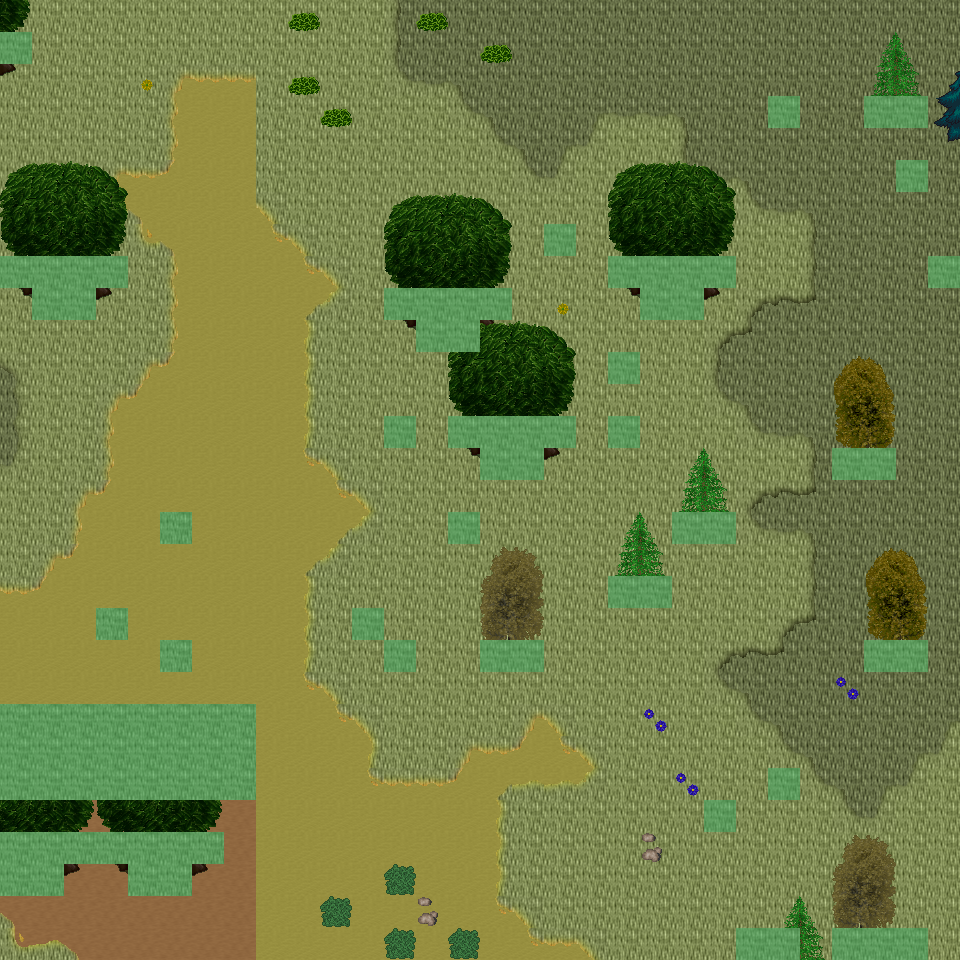

Below is a game level as drawn by its tile map, then a one-line description and the .tmx that defines it (tile-layer data replaced by summaries):
An orthogonal 30x30 tile map with 32x32 px tiles, 6 tile layers (Ground, Object, Object2, Above, ...), 45 tilesets and 9 objects (9x mapExit).

<map version="1.0" orientation="orthogonal" renderorder="right-down" width="30" height="30" tilewidth="32" tileheight="32" nextobjectid="10">
  <tileset firstgid="1" name="tileset_ground_ground" tilewidth="32" tileheight="32" tilecount="33" columns="3">
    <image source="../drawable/tileset_ground_ground.png" width="96" height="352" />
  </tileset>
  <tileset firstgid="34" name="tileset_ground_ridge_earth_dark" tilewidth="32" tileheight="32" tilecount="96" columns="12">
    <image source="../drawable/tileset_ground_ridge_earth_dark.png" width="384" height="256" />
  </tileset>
  <tileset firstgid="130" name="tileset_plant_grasses" tilewidth="32" tileheight="32" tilecount="6" columns="3">
    <image source="../drawable/tileset_plant_grasses.png" width="96" height="64" />
  </tileset>
  <tileset firstgid="136" name="tileset_ground_ladder_vertical_dark" tilewidth="32" tileheight="32" tilecount="3" columns="3">
    <image source="../drawable/tileset_ground_ladder_vertical_dark.png" width="96" height="32" />
  </tileset>
  <tileset firstgid="139" name="tileset_logic_collision" tilewidth="32" tileheight="32" tilecount="1" columns="1">
    <image source="../drawable/tileset_logic_collision.png" width="32" height="32" />
  </tileset>
  <tileset firstgid="140" name="tileset_ground_grass_corners" tilewidth="32" tileheight="32" tilecount="24" columns="6">
    <image source="../drawable/tileset_ground_grass_corners.png" width="192" height="128" />
  </tileset>
  <tileset firstgid="164" name="tileset_ground_earth_edges" tilewidth="32" tileheight="32" tilecount="18" columns="6">
    <image source="../drawable/tileset_ground_earth_edges.png" width="192" height="96" />
  </tileset>
  <tileset firstgid="182" name="tileset_plant_bush_bushes" tilewidth="32" tileheight="32" tilecount="10" columns="5">
    <image source="../drawable/tileset_plant_bush_bushes.png" width="160" height="64" />
  </tileset>
  <tileset firstgid="192" name="tileset_plant_tree_tree_darkgreen" tilewidth="32" tileheight="32" tilecount="88" columns="8">
    <image source="../drawable/tileset_plant_tree_tree_darkgreen.png" width="256" height="352" />
  </tileset>
  <tileset firstgid="280" name="tileset_ground_rock_pebbles" tilewidth="32" tileheight="32" tilecount="3" columns="1">
    <image source="../drawable/tileset_ground_rock_pebbles.png" width="32" height="96" />
  </tileset>
  <tileset firstgid="283" name="tileset_furniture_sink_jacuzzi_dark_side_on" tilewidth="32" tileheight="32" tilecount="36" columns="3">
    <image source="../drawable/tileset_furniture_sink_jacuzzi_dark_side_on.png" width="96" height="384" />
  </tileset>
  <tileset firstgid="319" name="tileset_furniture_chair_bench_iron_extensible" tilewidth="32" tileheight="32" tilecount="16" columns="4">
    <image source="../drawable/tileset_furniture_chair_bench_iron_extensible.png" width="128" height="128" />
  </tileset>
  <tileset firstgid="335" name="tileset_plant_flower_daisy_blue" tilewidth="32" tileheight="32" tilecount="8" columns="2">
    <image source="../drawable/tileset_plant_flower_daisy_blue.png" width="64" height="128" />
  </tileset>
  <tileset firstgid="343" name="tileset_plant_flower_daisy_red" tilewidth="32" tileheight="32" tilecount="8" columns="2">
    <image source="../drawable/tileset_plant_flower_daisy_red.png" width="64" height="128" />
  </tileset>
  <tileset firstgid="351" name="tileset_plant_flower_daisy_white" tilewidth="32" tileheight="32" tilecount="8" columns="2">
    <image source="../drawable/tileset_plant_flower_daisy_white.png" width="64" height="128" />
  </tileset>
  <tileset firstgid="359" name="tileset_plant_flower_daisy_yellow" tilewidth="32" tileheight="32" tilecount="8" columns="2">
    <image source="../drawable/tileset_plant_flower_daisy_yellow.png" width="64" height="128" />
  </tileset>
  <tileset firstgid="367" name="tileset_plant_bush_hedge" tilewidth="32" tileheight="32" tilecount="35" columns="5">
    <image source="../drawable/tileset_plant_bush_hedge.png" width="160" height="224" />
  </tileset>
  <tileset firstgid="402" name="tileset_plant_tree_evergreen" tilewidth="32" tileheight="32" tilecount="36" columns="3">
    <image source="../drawable/tileset_plant_tree_evergreen.png" width="96" height="384" />
  </tileset>
  <tileset firstgid="438" name="tileset_furniture_light_iron_lamp" tilewidth="32" tileheight="32" tilecount="3" columns="1">
    <image source="../drawable/tileset_furniture_light_iron_lamp.png" width="32" height="96" />
  </tileset>
  <tileset firstgid="441" name="tileset_furniture_light_flames" tilewidth="32" tileheight="32" tilecount="6" columns="6">
    <image source="../drawable/tileset_furniture_light_flames.png" width="192" height="32" />
  </tileset>
  <tileset firstgid="447" name="tileset_item_statue_girl_with_bird" tilewidth="32" tileheight="32" tilecount="12" columns="4">
    <image source="../drawable/tileset_item_statue_girl_with_bird.png" width="128" height="96" />
  </tileset>
  <tileset firstgid="459" name="tileset_object_birds" tilewidth="32" tileheight="32" tilecount="4" columns="2">
    <image source="../drawable/tileset_object_birds.png" width="64" height="64" />
  </tileset>
  <tileset firstgid="463" name="tileset_logic_protection" tilewidth="32" tileheight="32" tilecount="2" columns="2">
    <image source="../drawable/tileset_logic_protection.png" width="64" height="32" />
  </tileset>
  <tileset firstgid="465" name="tileset_plant_tree_spruce" tilewidth="32" tileheight="32" tilecount="6" columns="2">
    <image source="../drawable/tileset_plant_tree_spruce.png" width="64" height="96" />
  </tileset>
  <tileset firstgid="471" name="tileset_plant_tree_taller_trees" tilewidth="32" tileheight="32" tilecount="32" columns="8">
    <image source="../drawable/tileset_plant_tree_taller_trees.png" width="256" height="128" />
  </tileset>
  <tileset firstgid="503" name="tileset_plant_stump_hollow_logs" tilewidth="32" tileheight="32" tilecount="6" columns="3">
    <image source="../drawable/tileset_plant_stump_hollow_logs.png" width="96" height="64" />
  </tileset>
  <tileset firstgid="509" name="tileset_plant_stump_small_stump" tilewidth="32" tileheight="32" tilecount="4" columns="2">
    <image source="../drawable/tileset_plant_stump_small_stump.png" width="64" height="64" />
  </tileset>
  <tileset firstgid="513" name="tileset_ground_grass_2" tilewidth="32" tileheight="32" tilecount="21" columns="3">
    <image source="../drawable/tileset_ground_grass_2.png" width="96" height="224" />
  </tileset>
  <tileset firstgid="534" name="tileset_ground_water_waterfall" tilewidth="32" tileheight="32" tilecount="120" columns="8">
    <image source="../drawable/tileset_ground_water_waterfall.png" width="256" height="480" />
  </tileset>
  <tileset firstgid="654" name="tileset_ground_water_pool_corners" tilewidth="32" tileheight="32" tilecount="72" columns="3">
    <image source="../drawable/tileset_ground_water_pool_corners.png" width="96" height="768" />
  </tileset>
  <tileset firstgid="726" name="tileset_ground_water_pool" tilewidth="32" tileheight="32" tilecount="72" columns="3">
    <image source="../drawable/tileset_ground_water_pool.png" width="96" height="768" />
  </tileset>
  <tileset firstgid="798" name="tileset_plant_vine" tilewidth="32" tileheight="32" tilecount="3" columns="1">
    <image source="../drawable/tileset_plant_vine.png" width="32" height="96" />
  </tileset>
  <tileset firstgid="801" name="tileset_logic_item_fruits" tilewidth="32" tileheight="32" tilecount="16" columns="8">
    <image source="../drawable/tileset_logic_item_fruits.png" width="256" height="64" />
  </tileset>
  <tileset firstgid="817" name="tileset_ground_dry_grass" tilewidth="32" tileheight="32" tilecount="54" columns="9">
    <image source="../drawable/tileset_ground_dry_grass.png" width="288" height="192" />
  </tileset>
  <tileset firstgid="871" name="tileset_light_dim_light_5x5" tilewidth="32" tileheight="32" tilecount="25" columns="5">
    <image source="../drawable/tileset_light_dim_light_5x5.png" width="160" height="160" />
  </tileset>
  <tileset firstgid="896" name="tileset_building_chimney_smoke" tilewidth="32" tileheight="32" tilecount="40" columns="4">
    <image source="../drawable/tileset_building_chimney_smoke.png" width="128" height="320" />
  </tileset>
  <tileset firstgid="936" name="tileset_logic_creature_hybrid" tilewidth="32" tileheight="32" tilecount="16" columns="8">
    <image source="../drawable/tileset_logic_creature_hybrid.png" width="256" height="64" />
  </tileset>
  <tileset firstgid="952" name="tileset_building_huts" tilewidth="32" tileheight="32" tilecount="338" columns="26">
    <image source="../drawable/tileset_building_huts.png" width="832" height="416" />
  </tileset>
  <tileset firstgid="1290" name="tileset_logic_portal" tilewidth="32" tileheight="32" tilecount="24" columns="8">
    <image source="../drawable/tileset_logic_portal.png" width="256" height="96" />
  </tileset>
  <tileset firstgid="1314" name="tileset_plant_bush_leafy" tilewidth="32" tileheight="32" tilecount="48" columns="8">
    <image source="../drawable/tileset_plant_bush_leafy.png" width="256" height="192" />
  </tileset>
  <tileset firstgid="1362" name="tileset_plant_bush_berried" tilewidth="32" tileheight="32" tilecount="60" columns="5">
    <image source="../drawable/tileset_plant_bush_berried.png" width="160" height="384" />
  </tileset>
  <tileset firstgid="1422" name="tileset_plant_bush_flowering" tilewidth="32" tileheight="32" tilecount="72" columns="8">
    <image source="../drawable/tileset_plant_bush_flowering.png" width="256" height="288" />
  </tileset>
  <tileset firstgid="1494" name="tileset_plant_bushes_and_trees" tilewidth="32" tileheight="32" tilecount="144" columns="16">
    <image source="../drawable/tileset_plant_bushes_and_trees.png" width="512" height="289" />
  </tileset>
  <tileset firstgid="1638" name="tileset_plant_bush_bush_pinks" tilewidth="32" tileheight="32" tilecount="4" columns="2">
    <image source="../drawable/tileset_plant_bush_bush_pinks.png" width="64" height="64" />
  </tileset>
  <tileset firstgid="1642" name="tileset_logic_creature_mutant" tilewidth="32" tileheight="32" tilecount="7" columns="7">
    <image source="../drawable/tileset_logic_creature_mutant.png" width="224" height="32" />
  </tileset>
  <layer name="Ground" width="30" height="30">
    <data>[900 cells, 900 non-empty, 4 distinct tile ids]</data>
  </layer>
  <layer name="Object" width="30" height="30">
    <data>[900 cells, 260 non-empty, 51 distinct tile ids]</data>
  </layer>
  <layer name="Object2" width="30" height="30">
    <data>[900 cells, 0 non-empty, 0 distinct tile ids]</data>
  </layer>
  <layer name="Above" width="30" height="30">
    <data>[900 cells, 102 non-empty, 29 distinct tile ids]</data>
  </layer>
  <layer name="Above2" width="30" height="30">
    <data>[900 cells, 23 non-empty, 4 distinct tile ids]</data>
  </layer>
  <layer name="Walkable" width="30" height="30">
    <data>[900 cells, 92 non-empty, 1 distinct tile ids]</data>
  </layer>
  <objectgroup name="MapEvents">
    <object id="1" name="north" type="mapExit" x="0" y="0" width="960" height="32">
      <properties>
        <property name="map" value="level_0_x106_y8" />
        <property name="x" value="0" />
        <property name="y" value="28" />
      </properties>
    </object>
    <object id="2" name="south" type="mapExit" x="0" y="928" width="736" height="32">
      <properties>
        <property name="map" value="level_0_x106_y10" />
        <property name="x" value="0" />
        <property name="y" value="1" />
      </properties>
    </object>
    <object id="3" name="south2" type="mapExit" x="800" y="928" width="32" height="32">
      <properties>
        <property name="map" value="level_0_x106_y10" />
        <property name="x" value="25" />
        <property name="y" value="1" />
      </properties>
    </object>
    <object id="4" name="south3" type="mapExit" x="928" y="928" width="32" height="32">
      <properties>
        <property name="map" value="level_0_x106_y10" />
        <property name="x" value="29" />
        <property name="y" value="1" />
      </properties>
    </object>
    <object id="5" name="west" type="mapExit" x="0" y="0" width="32" height="32">
      <properties>
        <property name="map" value="level_0_x105_y9" />
        <property name="x" value="28" />
        <property name="y" value="0" />
      </properties>
    </object>
    <object id="6" name="west2" type="mapExit" x="0" y="64" width="32" height="192">
      <properties>
        <property name="map" value="level_0_x105_y9" />
        <property name="x" value="28" />
        <property name="y" value="2" />
      </properties>
    </object>
    <object id="7" name="west3" type="mapExit" x="0" y="288" width="32" height="416">
      <properties>
        <property name="map" value="level_0_x105_y9" />
        <property name="x" value="28" />
        <property name="y" value="9" />
      </properties>
    </object>
    <object id="8" name="west4" type="mapExit" x="0" y="800" width="32" height="32">
      <properties>
        <property name="map" value="level_0_x105_y9" />
        <property name="x" value="28" />
        <property name="y" value="25" />
      </properties>
    </object>
    <object id="9" name="west5" type="mapExit" x="0" y="896" width="32" height="64">
      <properties>
        <property name="map" value="level_0_x105_y9" />
        <property name="x" value="28" />
        <property name="y" value="28" />
      </properties>
    </object>
  </objectgroup>
</map>
